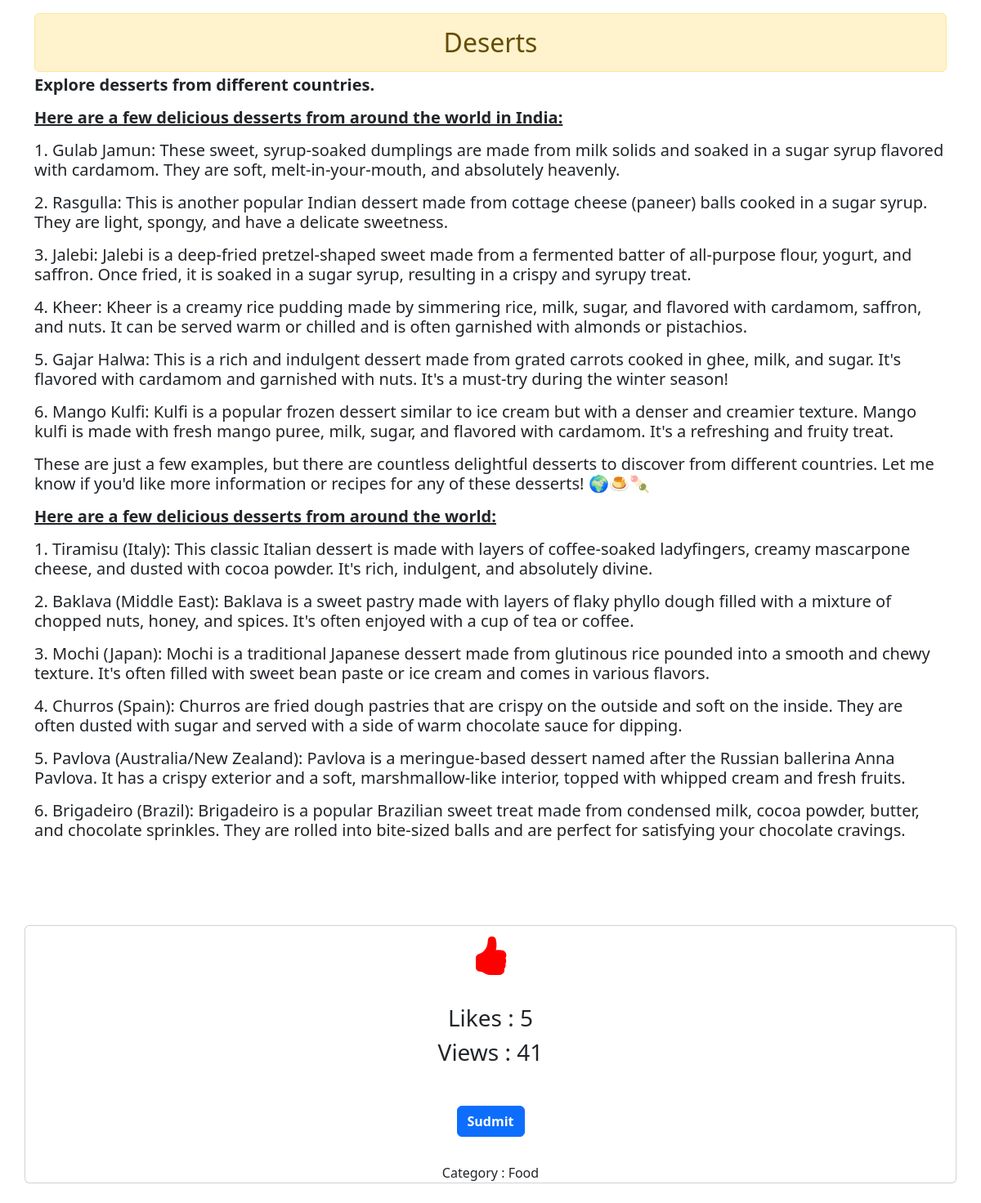
The app's page /blog_comment/1/ (signed in) with its own data.
### myblogs/models.py (models this page shows, shortened)
class Blog_Post(models.Model):
    blog_name=models.CharField(max_length=30)
    blog_img=models.ImageField(upload_to='images/')
    like_btn=models.IntegerField(default=0,null=True)
    view_btn=models.IntegerField(default=0,null=True)
    blog_description=RichTextField()
    blog_cat=models.ForeignKey(Blog_Category,on_delete=models.CASCADE)

class Blog_Category(models.Model):
    blog_cat= models.CharField(max_length=30,unique=True) #field  primary key
    blogcat_img = models.ImageField(upload_to='images/') # field for images
    blogcat_description = models.CharField(max_length=300) # field for writing Description
    def __str__(self):
        return self.blog_cat # save with name

### myblogs/views.py (the view, shortened to what this page needs)
# urls.py: path('blog_comment/<int:blog_id>/',views.blog_comment,name="blog_comment"),
@login_required(login_url='loginuser')
def blog_comment(request,blog_id):
    obj=get_object_or_404(Blog_Post,pk=blog_id)
    if request.method == "GET":
        return render(request,'myblogs/blog_details.html',{"obj":obj})

### myblogs/templates/myblogs/blog_details.html (shortened to what this page needs)
<!DOCTYPE html>
<html lang="en">
<head>
    <link rel="stylesheet" href="https://cdn.jsdelivr.net/npm/bootstrap-icons@1.11.3/font/bootstrap-icons.min.css">
    <link href="https://cdn.jsdelivr.net/npm/bootstrap@5.3.2/dist/css/bootstrap.min.css" rel="stylesheet">
</head>
<body>
    <div>
        <div class="container mt-3" >
        <h2 class="text-center container alert alert-warning mt-1 mb-1">{{ obj.blog_name }}</h2>
        <h5>{{ obj.blog_description | safe}}</h5><br>
        </div>
        <br>
        <div class="container text-center card mb-4">
            <a name="like" href="{% url 'addlikes' obj.id %}">
            <i class="bi bi-hand-thumbs-up-fill"style="font-size: 3rem; color:red;"></i></a><br>
            <h3>Likes : {{obj.like_btn}}</h3>
            <h3>Views : {{obj.view_btn}}</h3>
            <br>
            {% if user.is_authenticated%}
            <form method="post" action="{% url 'blog_comment' obj.id%}">
                <button class="btn btn-primary mt-2 mb-2" type="sudmit"><b>Sudmit</b></button>
            </form>
            {% endif %}
            <br>
            Category : {{obj.blog_cat}}
            <br>
        </div>
    </div>
</body>
</html>

### records on screen
Blog_Post: blog_name "Deserts", blog_description "Explore desserts from different countries. Here are a few delicious desserts from around the world in India: 1. Gulab Jamun: These sweet, syrup-soaked dumplings are made from milk solids and soaked in a sugar syrup flavored with cardamom. They are soft, melt-in-your-mouth, and absolutely heavenly. 2. Rasgulla: This is another popular Indian dessert made from cottage cheese (paneer) balls cooked in a sugar syrup. They are light, spongy, and have a delicate sweetness. 3. Jalebi: Jalebi is a deep-fried pretzel-shaped sweet made from a fermented batter of all-purpose flour, yogurt, and saffron. Once fried, it is soaked in a sugar syrup, resulting in a crispy and syrupy treat. 4. Kheer: Kheer is…", like_btn "5", view_btn "41", blog_cat "Food"
